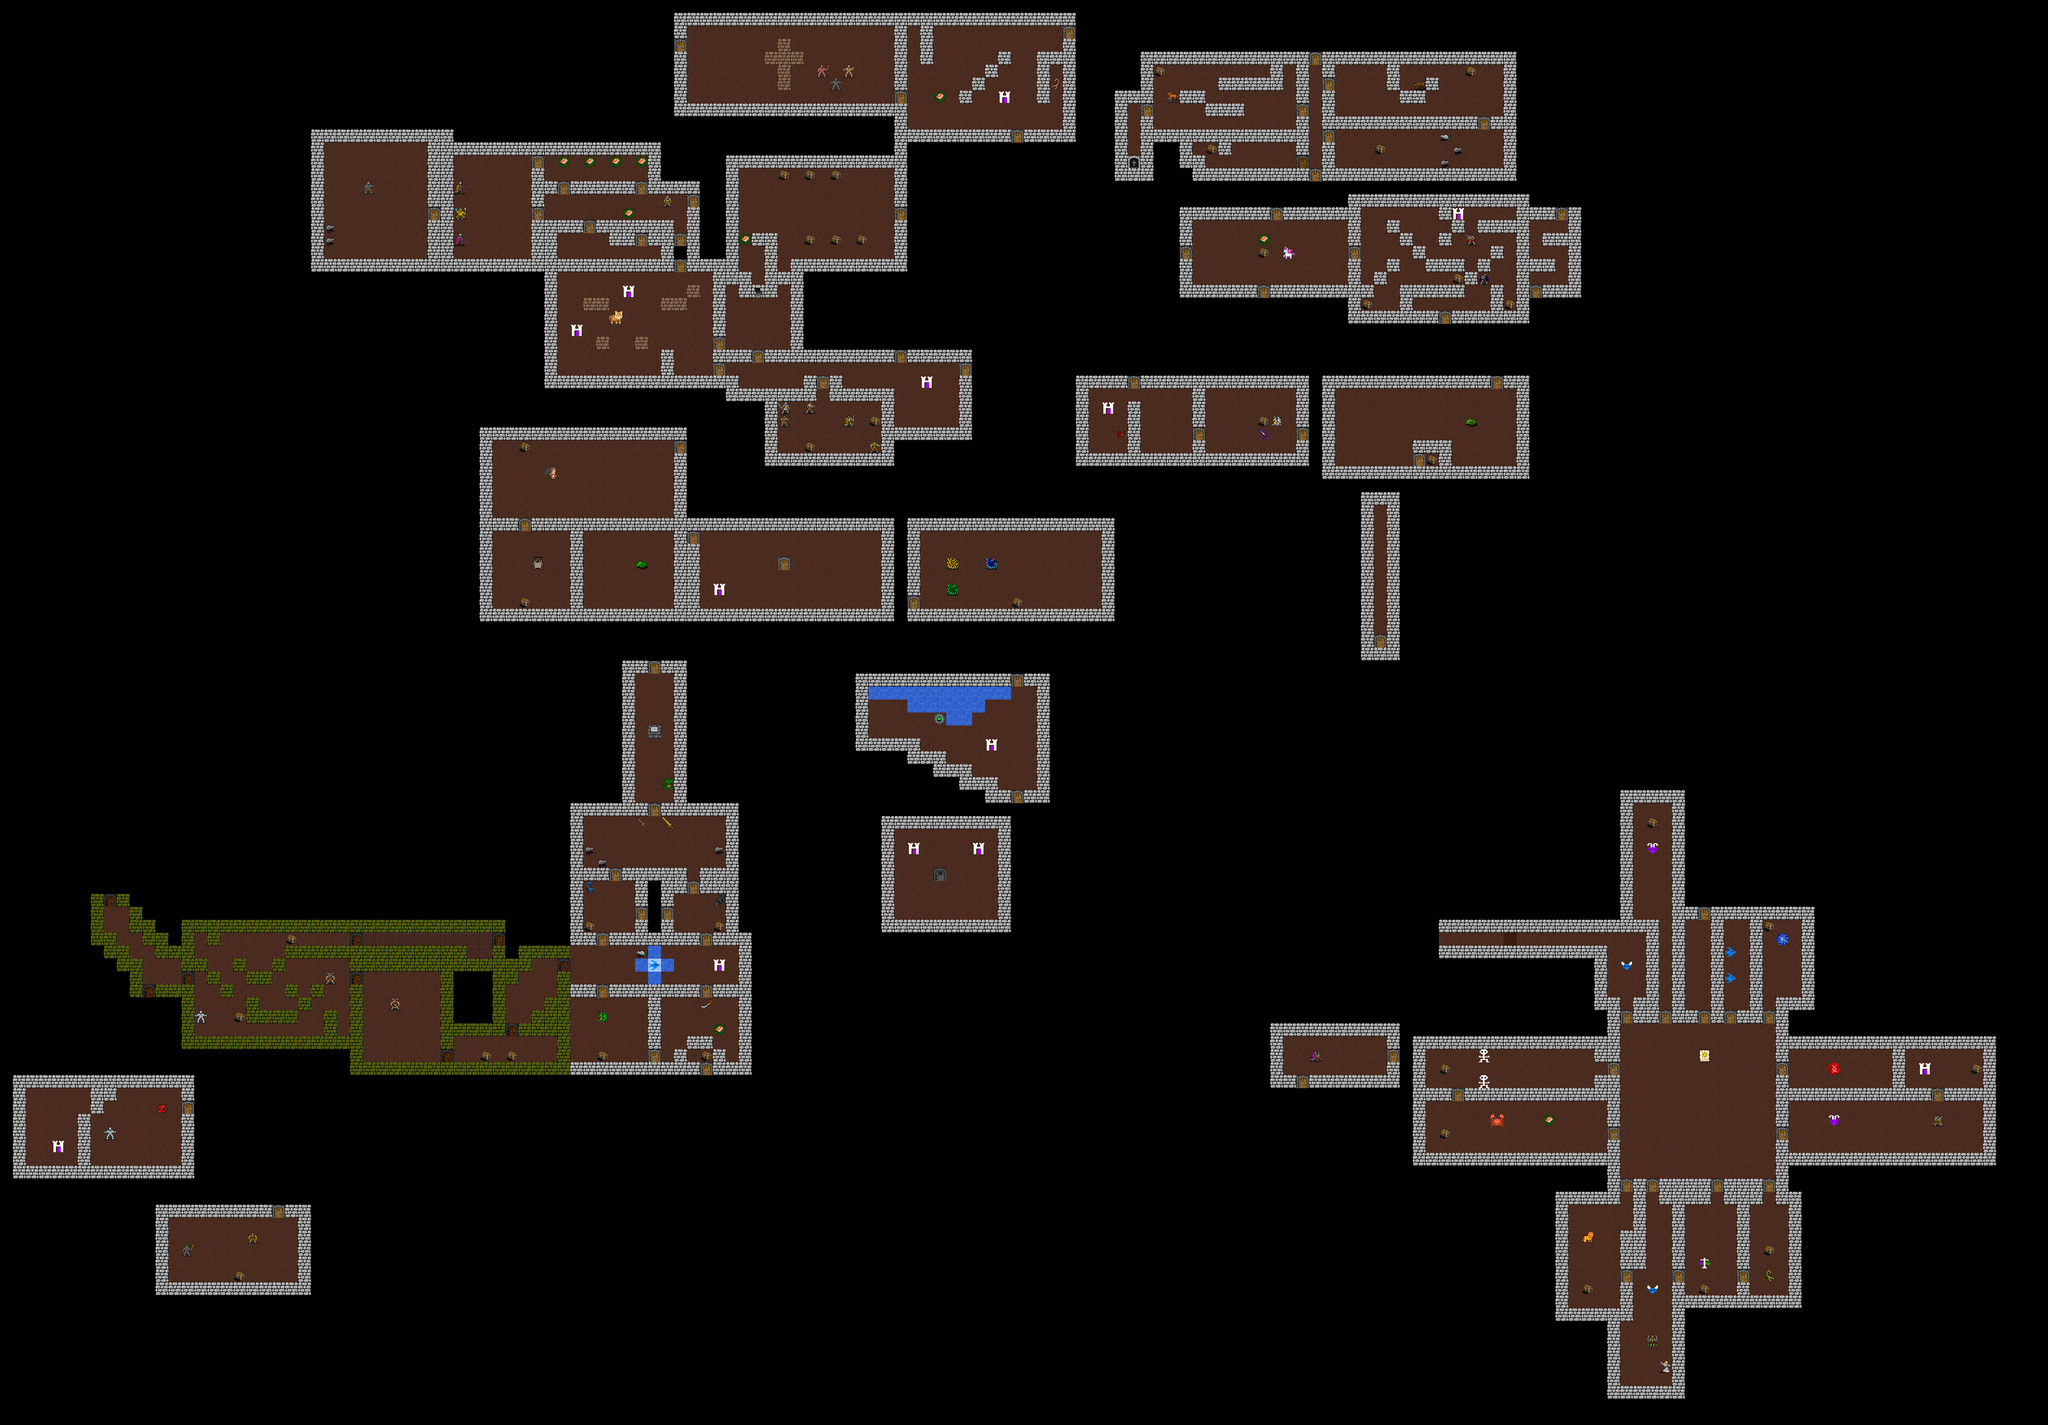

This game map was drawn from its Tiled (.tmx) file and the tilesets committed beside it. A one-line description and the trimmed map source follow:
An orthogonal 158x110 tile map with 32x32 px tiles, 6 tile layers (floor, floor2, props, doors, ...) and 210 objects (49x HOSTILE, 13x FRIENDLY, 8x MERCHANT_ARMOR, 6x random, 5x MERCHANT_WEAPON, ...).

<map version="1.10" tiledversion="1.11.0" orientation="orthogonal" renderorder="right-down" width="158" height="110" tilewidth="32" tileheight="32" infinite="0" nextlayerid="18" nextobjectid="439">
 <properties>
  <property name="startX" value="49" />
  <property name="startY" value="18" />
 </properties>
 <tileset firstgid="1" name="32x32" tilewidth="32" tileheight="32" tilecount="3840" columns="128">
  <image source="32x32.png" width="4096" height="960" />
 </tileset>
 <layer id="1" name="floor" width="158" height="110">
  <data>[17380 cells, 2727 non-empty, 3 distinct tile ids]</data>
 </layer>
 <layer id="2" name="floor2" width="158" height="110">
  <data>[17380 cells, 55 non-empty, 6 distinct tile ids]</data>
 </layer>
 <layer id="15" name="props" width="158" height="110">
  <data>[17380 cells, 75 non-empty, 11 distinct tile ids]</data>
 </layer>
 <layer id="9" name="doors" width="158" height="110">
  <data>[17380 cells, 95 non-empty, 5 distinct tile ids]</data>
 </layer>
 <layer id="6" name="walls" width="158" height="110">
  <data>[17380 cells, 1717 non-empty, 5 distinct tile ids]</data>
 </layer>
 <layer id="4" name="creature" width="158" height="110">
  <data>[17380 cells, 62 non-empty, 54 distinct tile ids]</data>
 </layer>
 <objectgroup id="10" name="portals">
  <object id="1" name="to dusty road" x="1664" y="640" width="32" height="32">
   <properties>
    <property name="dx" value="52" />
    <property name="dy" value="18" />
   </properties>
  </object>
  <object id="2" name="to forest" x="1664" y="576" width="32" height="32">
   <properties>
    <property name="dx" value="52" />
    <property name="dy" value="20" />
   </properties>
  </object>
  <object id="3" name="air vent" x="2624" y="64" width="32" height="32">
   <properties>
    <property name="dx" value="101" />
    <property name="dy" value="4" />
   </properties>
  </object>
  <object id="4" name="cemetary" x="1696" y="480" width="32" height="32">
   <properties>
    <property name="dx" value="52" />
    <property name="dy" value="3" />
   </properties>
  </object>
  <object id="5" name="dusty road" x="1664" y="96" width="32" height="32">
   <properties>
    <property name="dx" value="53" />
    <property name="dy" value="15" />
   </properties>
  </object>
  <object id="6" name="crystal cave" x="3232" y="416" width="32" height="32">
   <properties>
    <property name="dx" value="98" />
    <property name="dy" value="16" />
   </properties>
  </object>
  <object id="7" name="slide to tree" x="2240" y="64" width="32" height="32">
   <properties>
    <property name="dx" value="60" />
    <property name="dy" value="23" />
   </properties>
  </object>
  <object id="8" name="spiral stair" x="3680" y="928" width="32" height="32">
   <properties>
    <property name="dx" value="118" />
    <property name="dy" value="22" />
   </properties>
  </object>
  <object id="9" name="y" x="3200" y="1056" width="32" height="32">
   <properties>
    <property name="dx" value="103" />
    <property name="dy" value="30" />
   </properties>
  </object>
  <object id="10" name="mountain" x="3232" y="128" width="32" height="32">
   <properties>
    <property name="dx" value="82" />
    <property name="dy" value="2" />
   </properties>
  </object>
  <object id="11" name="old mine road" x="3552" y="2304" width="32" height="32">
   <properties>
    <property name="dx" value="74" />
    <property name="dy" value="28" />
   </properties>
  </object>
  <object id="12" name="old mine shaft" x="2368" y="896" width="32" height="32">
   <properties>
    <property name="dx" value="111" />
    <property name="dy" value="72" />
   </properties>
  </object>
  <object id="13" name="maze" x="3840" y="512" width="32" height="32">
   <properties>
    <property name="dx" value="116" />
    <property name="dy" value="16" />
   </properties>
  </object>
  <object id="14" name="g" x="3488" y="1120" width="32" height="32">
   <properties>
    <property name="dx" value="78" />
    <property name="dy" value="41" />
   </properties>
  </object>
  <object id="15" name="hallway" x="3552" y="768" width="32" height="32">
   <properties>
    <property name="dx" value="131" />
    <property name="dy" value="70" />
   </properties>
  </object>
  <object id="16" name="y" x="3776" y="704" width="32" height="32">
   <properties>
    <property name="dx" value="115" />
    <property name="dy" value="29" />
   </properties>
  </object>
  <object id="17" name="crystal cave" x="2784" y="928" width="32" height="32">
   <properties>
    <property name="dx" value="97" />
    <property name="dy" value="22" />
   </properties>
  </object>
  <object id="18" name="air vent" x="3136" y="512" width="32" height="32">
   <properties>
    <property name="dx" value="101" />
    <property name="dy" value="13" />
   </properties>
  </object>
  <object id="19" name="r" x="3104" y="704" width="32" height="32">
   <properties>
    <property name="dx" value="87" />
    <property name="dy" value="29" />
   </properties>
  </object>
  <object id="20" name="crystal cave" x="2208" y="512" width="32" height="32">
   <properties>
    <property name="dx" value="91" />
    <property name="dy" value="19" />
   </properties>
  </object>
  <object id="21" name="theives cave" x="2912" y="608" width="32" height="32">
   <properties>
    <property name="dx" value="69" />
    <property name="dy" value="16" />
   </properties>
  </object>
  <object id="22" name="mountain" x="2208" y="864" width="32" height="32">
   <properties>
    <property name="dx" value="78" />
    <property name="dy" value="10" />
   </properties>
  </object>
  <object id="23" name="to the mountain" x="2944" y="352" width="32" height="32">
   <properties>
    <property name="dx" value="81" />
    <property name="dy" value="5" />
   </properties>
  </object>
  <object id="24" name="b" x="2240" y="1472" width="32" height="32">
   <properties>
    <property name="dx" value="67" />
    <property name="dy" value="41" />
   </properties>
  </object>
  <object id="25" name="random" x="1920" y="1376" width="32" height="32">
   <properties>
    <property name="random1" value="thieves clearing,58,25" />
    <property name="random2" value="astrologers lab,130,80" />
    <property name="random3" value="forest,53,27" />
    <property name="random4" value="magic tourbillion,72,69" />
    <property name="random5" value="ali baba home,45,18" />
    <property name="random6" value="gold for the lucky chest,54,81" />
   </properties>
  </object>
  <object id="26" name="to i" x="1696" y="1312" width="32" height="32">
   <properties>
    <property name="dx" value="51" />
    <property name="dy" value="41" />
   </properties>
  </object>
  <object id="27" name="to r room" x="1664" y="1088" width="32" height="32">
   <properties>
    <property name="dx" value="84" />
    <property name="dy" value="33" />
   </properties>
  </object>
  <object id="28" name="to maze" x="4192" y="2240" width="32" height="32">
   <properties>
    <property name="dx" value="111" />
    <property name="dy" value="24" />
   </properties>
  </object>
  </objectgroup>
 <objectgroup id="17" name="merchants">
  <!-- 13 objects omitted --></objectgroup>
 <objectgroup id="11" name="people">
  <!-- 62 objects omitted --></objectgroup>
 <objectgroup id="12" name="messages">
  <!-- 20 objects omitted --></objectgroup>
 <objectgroup id="13" name="rooms" visible="0">
  <!-- 62 objects omitted --></objectgroup>
</map>
<!-- 182 of 210 objects omitted -->
